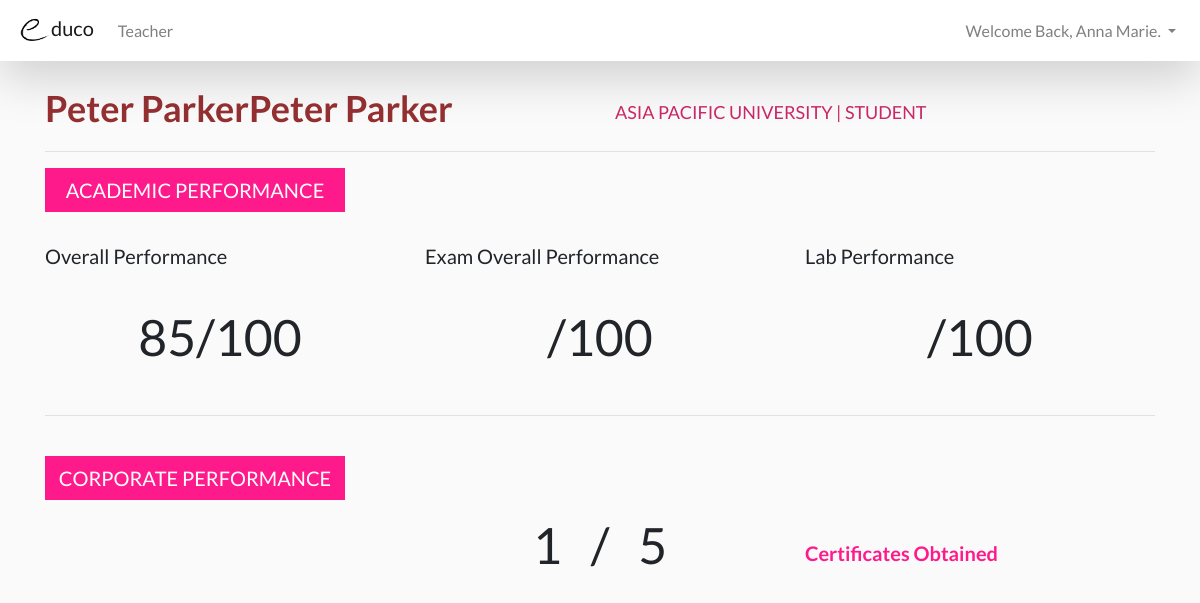
The app's page /Website/teacher/view_student_performance.php?id=14 (signed in), older data.
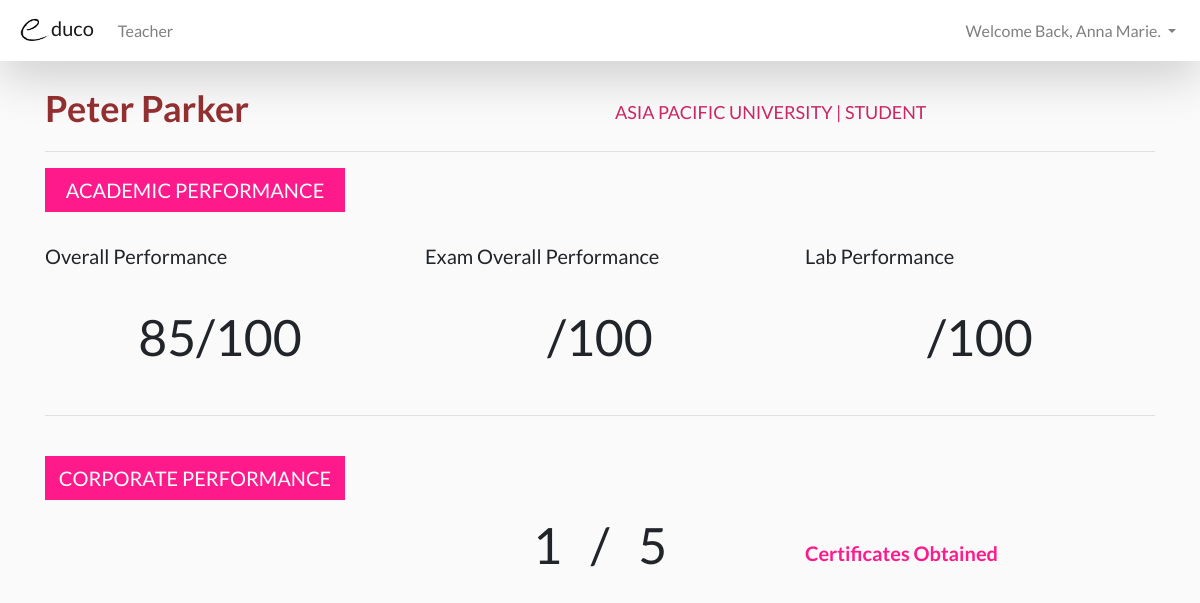
The same page, newer data.
### tables this page shows
CREATE TABLE IF NOT EXISTS `student_class` (
  `C_ID` int(10) NOT NULL,
  `S_ID` int(10) NOT NULL,
  `S_Name` varchar(50) NOT NULL,
  PRIMARY KEY (`C_ID`,`S_ID`)
);

### Website/teacher/view_student_performance.php (the view, shortened to what this page needs)
<!DOCTYPE html>
<html>
<head>
<?php include($_SERVER["DOCUMENT_ROOT"].'/template/header.php'); ?>
</head>
<body>
<?php include($_SERVER["DOCUMENT_ROOT"].'/template/teachernavbar.php'); ?>
			<div class="container">
			<div class="row" style="margin-top: 20px;">
				<div class="col-sm" style="font-size: 36px; color: #953031; font-weight: bold;">
				<?php
					$id = $_GET['id'];
					$conn = mysqli_connect('localhost','root','','educo');
				  $sql = "SELECT S_Name FROM student_class WHERE S_ID = '$id'";
				  $result = mysqli_query($conn, $sql);
				  while($row = mysqli_fetch_array($result))
				  {
				    echo "<tr>";
				    echo "<td>" . $row['S_Name'] . "</td>";
				    echo "</tr>";
				    }
				?>
				</div>
				<div class="col-sm" style="color: #CC2865; font-size: 18px; padding-top: 18px;">
 				ASIA PACIFIC UNIVERSITY | STUDENT
				</div>
			</div>
		<hr>
		<h5 style="box-sizing: border-box; background-color: #ff1a8c; color: white; width: 300px; padding: 10px"><center>ACADEMIC PERFORMANCE</center></h5><br/>
			<div class="row">
					<div class="col-sm">
					<h4 style="font-size: 20px;">Overall Performance</h4><br/>
					<center style="font-size: 50px;">
					<?php
					$id = $_GET['id'];
					$conn = mysqli_connect('localhost','root','','educo');
					$sql = "SELECT ROUND(AVG(E_Result)) AS E_Result FROM result
							WHERE U_ID = '$id'
							AND Difficulty = 'Exam' OR Difficulty = 'Lab'";
					$result = mysqli_query($conn, $sql);
					while($row = mysqli_fetch_array($result))
					{
					  echo "<tr>";
					  echo "<td>" . $row['E_Result'] . "</td>";
					  echo "</tr>";
					  }
					?>/100 </center>
					</div>
					<div class="col-sm">
					<h4 style="font-size: 20px;">Exam Overall Performance</h4><br/>
					<center style="font-size: 50px;">
					/100
					</center>
					</div>
					<div class="col-sm">
					<h4 style="font-size: 20px;">Lab Performance</h4><br/>
					<center style="font-size: 50px;">
					/100
					</center>
					</div>
			</div>
		<br/>
		<hr>
		<br/>
				<h5 style=" box-sizing: border-box; background-color: #ff1a8c; color: white; width: 300px; padding: 10px"><center>CORPORATE PERFORMANCE</center></h5>
				<div class="row">
				<div class="col-sm">
				</div>
				<div class="col-sm" style="font-size: 50px;">
				<center>
					<?php
					$id = $_GET['id'];
					$conn = mysqli_connect('localhost','root','','educo');
					$sql = "SELECT COUNT(E_Result) AS E_Result FROM result
							WHERE U_ID = '$id'
							AND Difficulty = 'Certificate'";
					$result = mysqli_query($conn, $sql);
					while($row = mysqli_fetch_array($result))
					{
					  echo "<tr>";
					  echo "<td>" . $row['E_Result'] . "</td>";
					  echo "</tr>";
					  }
					?>
					&nbsp; / &nbsp;
					<?php
					$conn = mysqli_connect('localhost','root','','educo');
					$sql = "SELECT COUNT(Cert_No) AS Cert_No FROM certificate";
					$result = mysqli_query($conn, $sql);
					while($row = mysqli_fetch_array($result))
					{
					  echo "<tr>";
					  echo "<td>" . $row['Cert_No'] . "</td>";
					  echo "</tr>";
					  }
					?></center>
				</div>
				<div class="col-sm" style="color: #ff1a8c; font-size: 20px; font-weight: bold;"><br/>
					Certificates Obtained
				</div>
			</div>
			</div>
</body>
</html>

Row changes from the older to the newer data that the page shows:
removed student_class: S_Name "Peter Parker"
